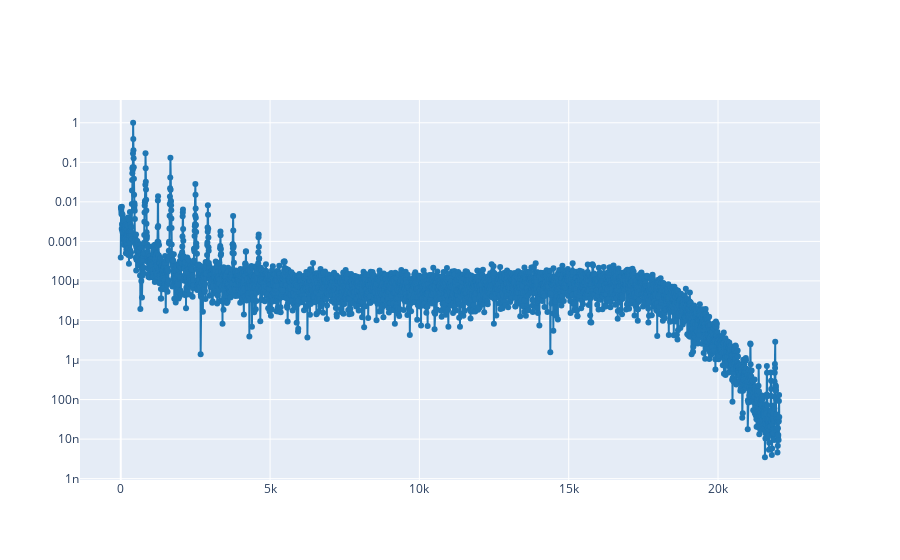

Write notebook code for a chart like this one.
### Code cell
plot_spectrum_at(fs, tt, S, 0.25)

### Figure 1 — Plotly figure (JSON) as saved in the notebook; plotly's stock layout.template omitted (floating-point values rounded to 4 significant figures; data arrays with more than 128 entries replaced by an {"elided": "..."} marker saying what was removed)
{"data": [{"line": {"color": "#1f77b4", "shape": "linear"}, "mode": "lines+markers", "type": "scatter", "x": {"elided": "4097 float values"}, "y": {"elided": "4097 float values"}}], "layout": {"yaxis": {"type": "log"}}}
